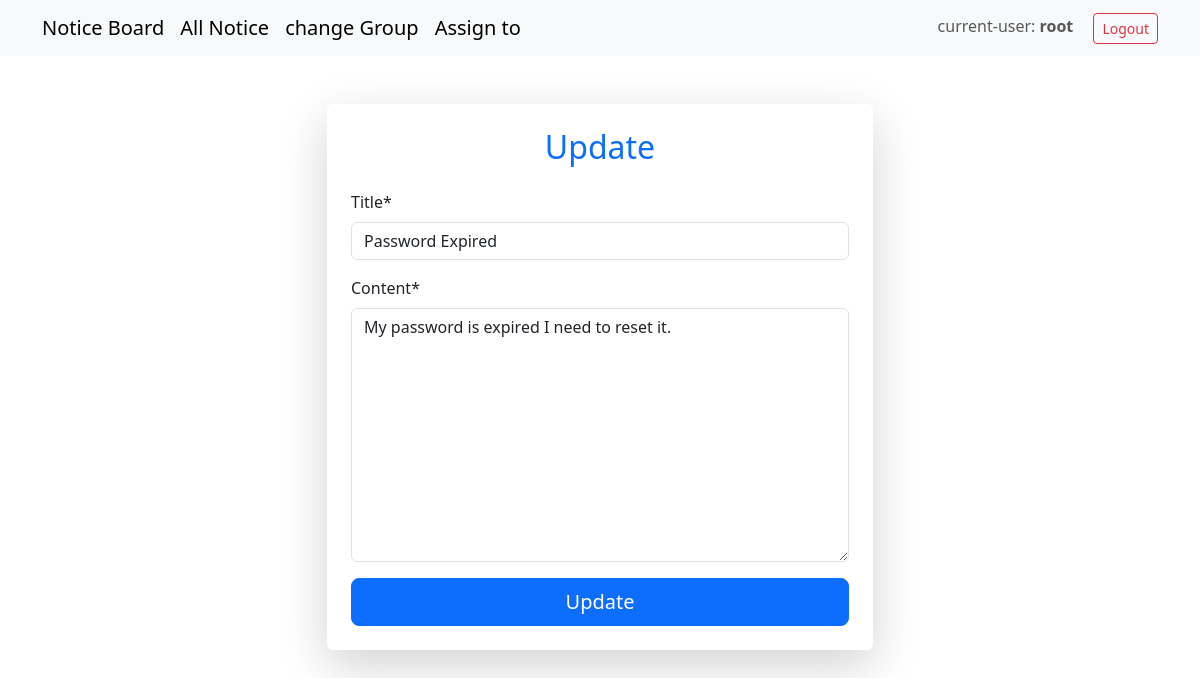
The app's page /update/27/ (signed in) with its own data.
### classroom/models.py (models this page shows)
class Notice(models.Model):
    title = models.CharField(max_length=100)
    content = models.TextField()
    date_posted = models.DateTimeField(auto_now_add=True)
    author = models.ForeignKey(User, on_delete=models.CASCADE, related_name='notices')

### classroom/views.py (the view)
# urls.py: path('update/<int:pk>/', views.notice_update, name='notice_update'),
@object_permission_required('classroom.change_notice', Notice)
def notice_update(request, pk):
    notice = Notice.objects.get(pk=pk)
    if request.method == 'POST':
        form = NoticeForm(request.POST, instance=notice)
        if form.is_valid():
            form.save()
            return redirect('notice_list')
    else:
        form = NoticeForm(instance=notice)
    return render(request, 'classroom/notice_update.html', {'form': form})

### classroom/forms.py
class NoticeForm(forms.ModelForm):
    class Meta:
        model = Notice
        fields = ['title', 'content']

### classroom/utils.py (called while the page is built, shortened)
def object_permission_required(permission, model, lookup_field='id', obj_kwarg='pk'):
    def decorator(view_func):
        @wraps(view_func)
        def _wrapped_view(request, *args, **kwargs):
            obj_id = kwargs.get(obj_kwarg)
            if obj_id is None:
                return HttpResponseBadRequest(f"Missing required parameter: {obj_kwarg}")
            obj = get_object_or_404(model, **{lookup_field: obj_id})
            privileged_groups = {'Professor', 'Principal', 'DB_admin'}
            if request.user.groups.filter(name__in=privileged_groups).exists():
                return view_func(request, *args, **kwargs)
        return _wrapped_view
    return decorator

### classroom/templates/classroom/notice_update.html (shortened to what this page needs)
{% extends "classroom/base.html" %}
{% load crispy_forms_tags %}
{% block content %}
<div class="container mt-5">
    <div class="row justify-content-center">
        <div class="col-md-6">
            <div class="card shadow-lg p-4 rounded border-0">
                <h2 class="text-center mb-4 text-primary">Update</h2>
                <form method="post" class="needs-validation" novalidate>
                    {{ form|crispy }}
                    <div class="d-grid gap-2 mt-3">
                        <button type="submit" class="btn btn-primary btn-lg">Update</button>
                    </div>
                </form>
            </div>
        </div>
    </div>
</div>
{% endblock %}

### classroom/templates/classroom/base.html (shortened to what this page needs)
{% load filter_group %}
<!DOCTYPE html>
<html lang="en">
<head>
    <link rel="stylesheet" href="https://cdn.jsdelivr.net/npm/bootstrap@5.3.0/dist/css/bootstrap.min.css">
</head>
<body>
    <nav class="navbar navbar-expand-lg navbar-light bg-light">
        <div class="container">
            {% if user.is_authenticated %}
                <a class="navbar-brand" href="#">Notice Board</a>
                <a class="navbar-brand" href="{% url "notice_list" %}">All Notice</a>
                    <a class="navbar-brand" href="{% url "groups" %}">change Group</a>
                <a class="navbar-brand" href="{% url "assign_notice" %}">Assign to</a>
            {% endif %}
            <div class="ms-auto">
                {% if user.is_authenticated %}
                    <span class="navbar-text me-3">current-user: <strong>{{ user.username }}</strong></span>
                    <form action="{% url 'logout' %}" method="post" class="d-inline">
                        <button type="submit" class="btn btn-outline-danger btn-sm">Logout</button>
                    </form>
                {% else %}
                    <a href="{% url 'login' %}" class="btn btn-outline-primary btn-sm">Login</a>
                {% endif %}
            </div>
        </div>
    </nav>
    {% block content %}{% endblock %}
</body>
</html>

### records on screen
Notice: title "Password Expired", content "My password is expired I need to reset it."

### other values on screen
{{ user.username }} "root"
